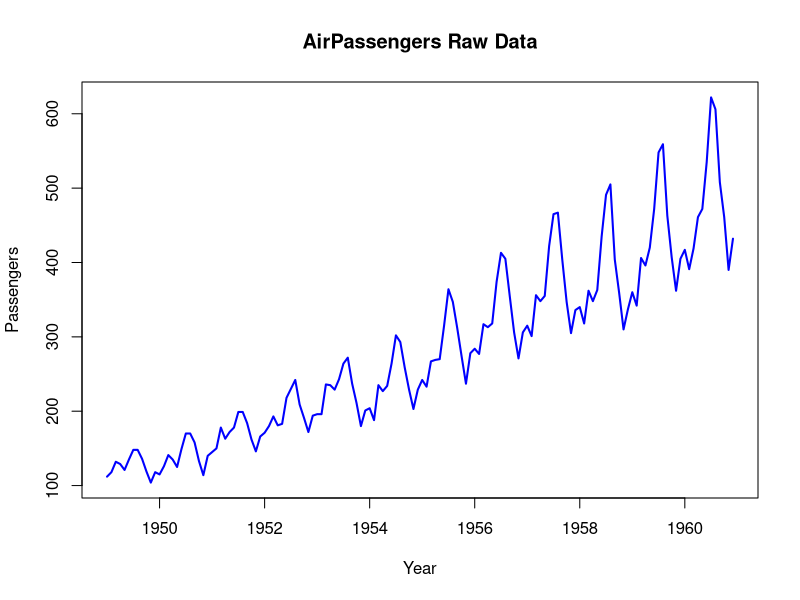
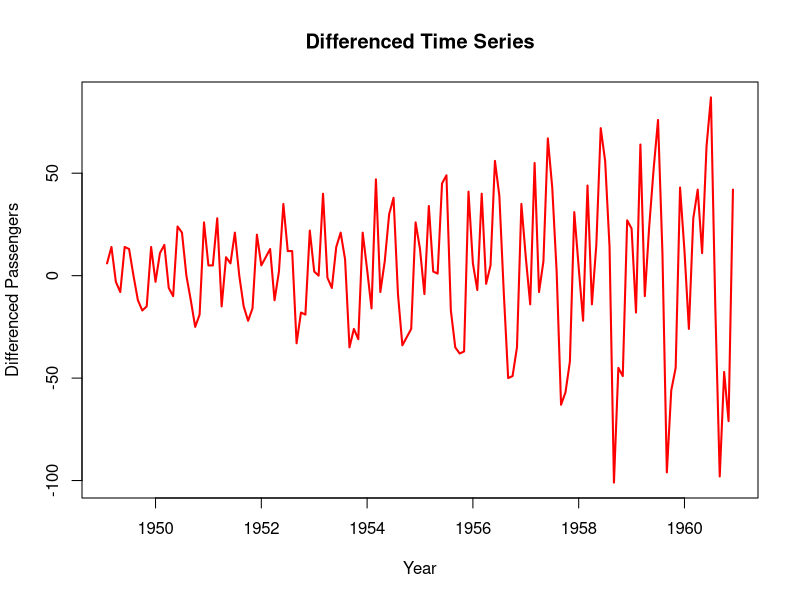
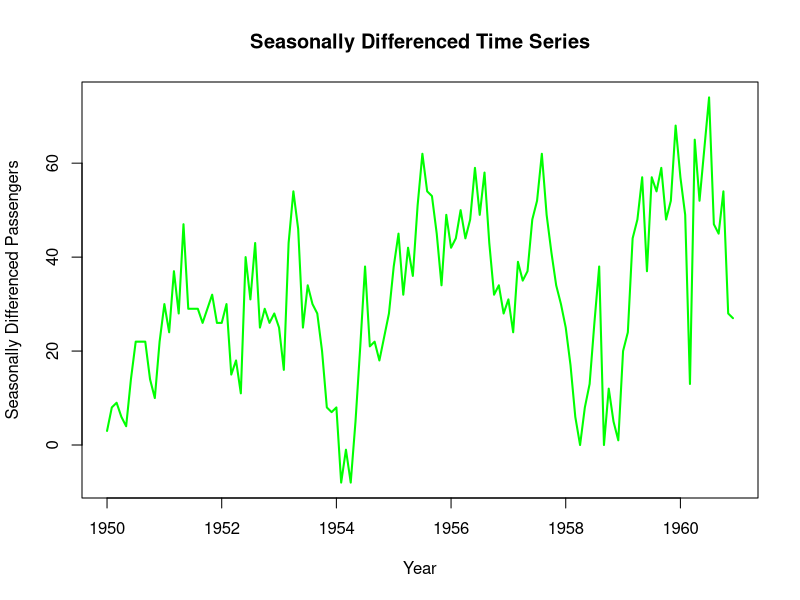
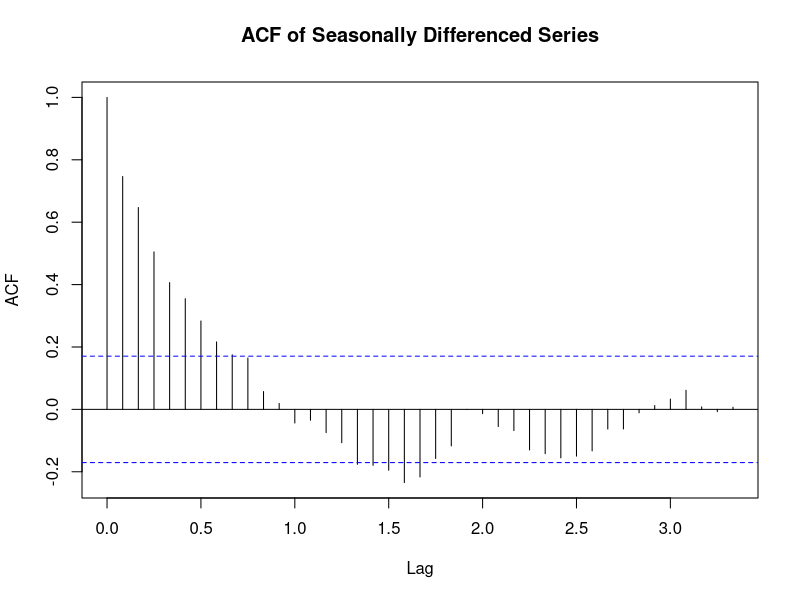
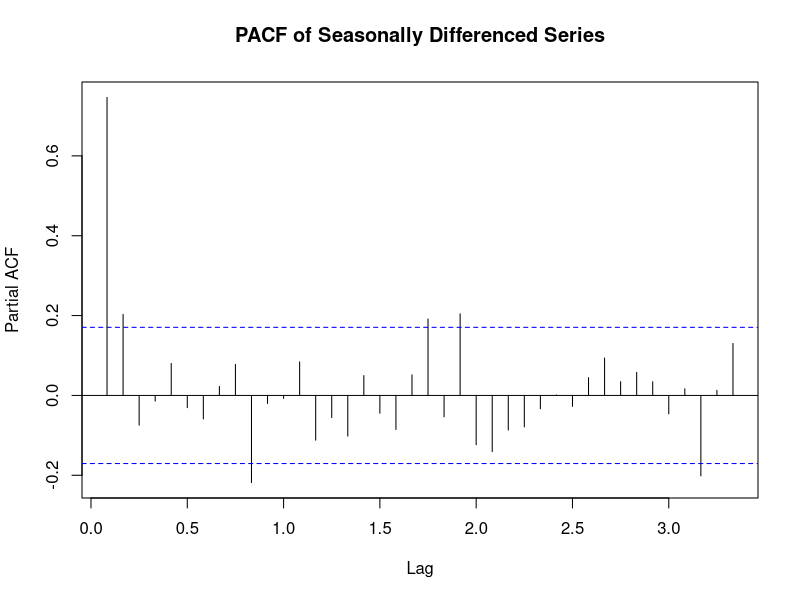

The R source for these figures, in order:
## ---- chunk 1
# Setup chunk to configure knitr options
knitr::opts_chunk$set(echo = TRUE, warning = FALSE, message = TRUE)

## ---- chunk 2
# Install and load required packages
if (!require("ggplot2")) install.packages("ggplot2", quiet = TRUE)
if (!require("forecast")) install.packages("forecast", quiet = TRUE)
if (!require("tseries")) install.packages("tseries", quiet = TRUE)

library(ggplot2)
library(forecast)
library(tseries)

# Load the built-in AirPassengers dataset
data("AirPassengers")
ts_data <- AirPassengers

# Plot the raw time series
plot(ts_data, ylab = "Passengers", xlab = "Year", col = "blue", lwd = 2)
title(main = "AirPassengers Raw Data")

# Perform ADF test
adf_test <- adf.test(ts_data, alternative = "stationary")
cat("ADF Test p-value (ts_data):", adf_test$p.value, "\n")

# Take the first difference
diff_data <- diff(ts_data)

# Plot the differenced data
plot(diff_data, ylab = "Differenced Passengers", xlab = "Year", col = "red", lwd = 2)
title(main = "Differenced Time Series")

# Perform ADF test on differenced data
adf_test_diff <- adf.test(diff_data, alternative = "stationary")
cat("ADF Test p-value (differenced data):", adf_test_diff$p.value, "\n")

# Apply seasonal differencing
seasonal_diff <- diff(ts_data, lag = 12)

# Plot seasonally differenced data
plot(seasonal_diff, ylab = "Seasonally Differenced Passengers", xlab = "Year", col = "green", lwd = 2)
title(main = "Seasonally Differenced Time Series")

# Plot ACF and PACF for seasonally differenced data
acf(seasonal_diff, lag.max = 40, main = "ACF of Seasonally Differenced Series")
pacf(seasonal_diff, lag.max = 40, main = "PACF of Seasonally Differenced Series")

